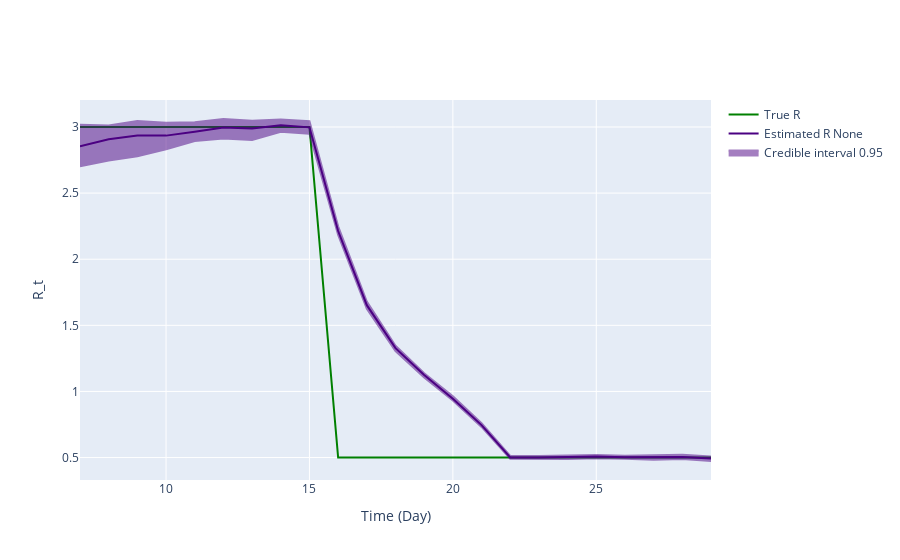

Here is the notebook cell this chart was saved with:
### Markdown cell above
## Inference plot using class method results

### Code cell
fig = ReproductionNumberPlot()

fig.add_ground_truth_rt(ground_truth)
fig.add_interval_rt(new_intervals)

fig.update_labels(time_label='Time (Day)', r_label='R_t')

fig.show_figure()

### Figure 1 — Plotly figure (JSON) as saved in the notebook; plotly's stock layout.template omitted (floating-point values rounded to 4 significant figures)
{"data": [{"line": {"color": "green"}, "mode": "lines", "name": "True R", "type": "scatter", "x": [7, 8, 9, 10, 11, 12, 13, 14, 15, 16, 17, 18, 19, 20, 21, 22, 23, 24, 25, 26, 27, 28, 29], "y": [3, 3, 3, 3, 3, 3, 3, 3, 3, 0.5, 0.5, 0.5, 0.5, 0.5, 0.5, 0.5, 0.5, 0.5, 0.5, 0.5, 0.5, 0.5, 0.5]}, {"line": {"color": "indigo"}, "mode": "lines", "name": "Estimated R None", "type": "scatter", "x": [7, 8, 9, 10, 11, 12, 13, 14, 15, 16, 17, 18, 19, 20, 21, 22, 23, 24, 25, 26, 27, 28, 29], "y": [2.853, 2.907, 2.936, 2.935, 2.964, 2.995, 2.988, 3.013, 2.997, 2.213, 1.652, 1.327, 1.124, 0.9454, 0.7453, 0.5007, 0.5012, 0.5028, 0.508, 0.5024, 0.5021, 0.5034, 0.4927]}, {"fill": "toself", "fillcolor": "indigo", "line": {"color": "indigo"}, "mode": "lines", "name": "Credible interval 0.95", "opacity": 0.5, "showlegend": true, "type": "scatter", "x": [7, 8, 9, 10, 11, 12, 13, 14, 15, 16, 17, 18, 19, 20, 21, 22, 23, 24, 25, 26, 27, 28, 29, 29, 28, 27, 26, 25, 24, 23, 22, 21, 20, 19, 18, 17, 16, 15, 14, 13, 12, 11, 10, 9, 8, 7], "y": [3.017, 3.012, 3.046, 3.031, 3.035, 3.06, 3.047, 3.057, 3.043, 2.249, 1.68, 1.345, 1.137, 0.9629, 0.7596, 0.5129, 0.5118, 0.5162, 0.5191, 0.5144, 0.518, 0.5213, 0.5072, 0.474, 0.4888, 0.483, 0.4918, 0.4941, 0.4894, 0.4919, 0.4916, 0.7318, 0.9312, 1.106, 1.306, 1.626, 2.183, 2.949, 2.964, 2.903, 2.913, 2.895, 2.831, 2.778, 2.746, 2.703]}], "layout": {"hovermode": "x unified", "xaxis": {"title": {"text": "Time (Day)"}}, "yaxis": {"title": {"text": "R_t"}}}}
